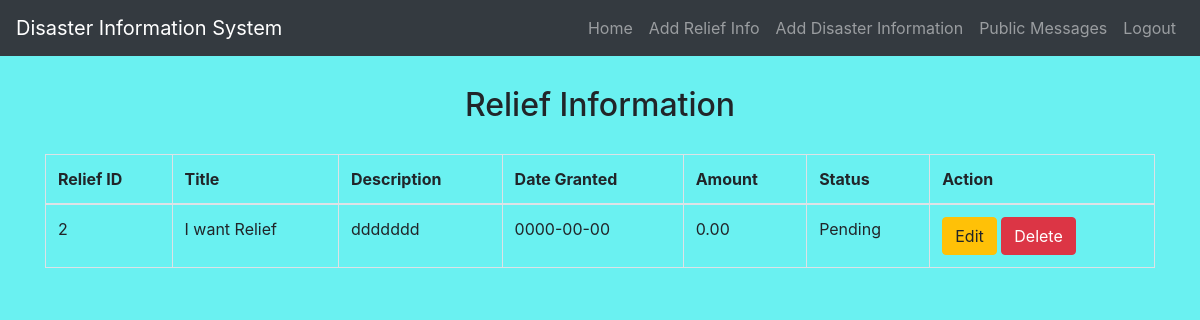
The page /rehab/view_relief_information.php (signed in) on the database its author committed.
### tables this page shows
CREATE TABLE `reliefinformation` (
  `ReliefID` int(11) NOT NULL,
  `Title` varchar(255) NOT NULL,
  `Description` text NOT NULL,
  `DateGranted` date NOT NULL,
  `Amount` decimal(10,2) NOT NULL,
  `RehabInstituteID` int(11) NOT NULL,
  `Status` enum('Pending','Rejected','Approved','Granted') NOT NULL
);

### rehab/view_relief_information.php (the view, shortened to what this page needs)
<?php
include('config.php');
$userID = $_SESSION['UserID'];
$sqlRelief = "SELECT ReliefID, Title, Description, DateGranted, Amount, Status FROM ReliefInformation WHERE RehabInstituteID = '$userID'";
$resultRelief = $conn->query($sqlRelief);
?>
<!DOCTYPE html>
<html lang="en">
<head>
    <link rel="stylesheet" href="https://stackpath.bootstrapcdn.com/bootstrap/4.5.2/css/bootstrap.min.css">
    <link rel="stylesheet" href="./css/style.css">
</head>
<body>
    <?php include('navbar.php'); ?>
    <div class="container mt-3">
        <h2>Relief Information</h2>
        <?php
        if ($resultRelief->num_rows > 0) {
            echo "<table class='table table-bordered'>
                    <thead>
                        <tr>
                            <th>Relief ID</th>
                            <th>Title</th>
                            <th>Description</th>
                            <th>Date Granted</th>
                            <th>Amount</th>
                            <th>Status</th>
                            <th>Action</th>
                        </tr>
                    </thead>
                    <tbody>";
            while ($row = $resultRelief->fetch_assoc()) {
                echo "<tr>
                        <td>{$row['ReliefID']}</td>
                        <td>{$row['Title']}</td>
                        <td>{$row['Description']}</td>
                        <td>{$row['DateGranted']}</td>
                        <td>{$row['Amount']}</td>
                        <td>{$row['Status']}</td>
                        <td>
                            <a href='edit_relief_information.php?relief_id={$row['ReliefID']}' class='btn btn-warning'>Edit</a>
                            <a href='view_relief_information.php?delete_relief={$row['ReliefID']}' class='btn btn-danger' onclick='return confirm(\"Are you sure you want to delete this relief information?\")'>Delete</a>
                        </td>
                    </tr>";
            }
            echo "</tbody></table>";
        } else {
            echo "<p>No relief information found.</p>";
        }
        ?>
    </div>
</body>
</html>

### rehab/css/style.css (style rules this page uses)
body { background-color:rgb(106, 241, 241); }
h1 , h2 , h3 , h4 { text-align: center; margin: 30px; }

### rows shown on the page
reliefinformation: ReliefID "2", Title "I want Relief", Description "ddddddd", DateGranted "0000-00-00", Amount "0.00", Status "Pending"
